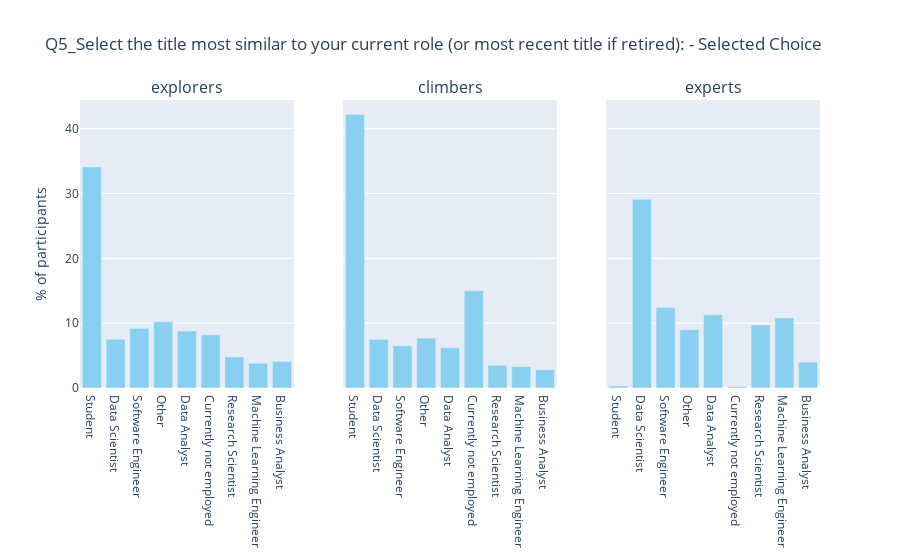

The notebook cell this image was saved under:
### Markdown cell above
### Main takeaway from demographics

 - Experts are much older and have higher academic degree than explorers and climbers.
 - All of the clusters are male dominiated, while the percentage of male is even higher in the expert cluster.
 - Experts are more likely to reside in developed countries than explorers and climbers.

### Code cell
plot_bar_rank(binary_data, "Employment",10)

### Figure 1 — Plotly figure (JSON) as saved in the notebook; plotly's stock layout.template omitted (floating-point values rounded to 4 significant figures)
{"data": [{"marker": {"color": "#89CFF0"}, "type": "bar", "x": ["Student"], "xaxis": "x", "y": [34.1], "yaxis": "y"}, {"marker": {"color": "#89CFF0"}, "type": "bar", "x": ["Data Scientist"], "xaxis": "x", "y": [7.5], "yaxis": "y"}, {"marker": {"color": "#89CFF0"}, "type": "bar", "x": ["Software Engineer"], "xaxis": "x", "y": [9.2], "yaxis": "y"}, {"marker": {"color": "#89CFF0"}, "type": "bar", "x": ["Other"], "xaxis": "x", "y": [10.2], "yaxis": "y"}, {"marker": {"color": "#89CFF0"}, "type": "bar", "x": ["Data Analyst"], "xaxis": "x", "y": [8.8], "yaxis": "y"}, {"marker": {"color": "#89CFF0"}, "type": "bar", "x": ["Currently not employed"], "xaxis": "x", "y": [8.2], "yaxis": "y"}, {"marker": {"color": "#89CFF0"}, "type": "bar", "x": ["Research Scientist"], "xaxis": "x", "y": [4.8], "yaxis": "y"}, {"marker": {"color": "#89CFF0"}, "type": "bar", "x": ["Machine Learning Engineer"], "xaxis": "x", "y": [3.8], "yaxis": "y"}, {"marker": {"color": "#89CFF0"}, "type": "bar", "x": ["Business Analyst"], "xaxis": "x", "y": [4.1], "yaxis": "y"}, {"marker": {"color": "#89CFF0"}, "type": "bar", "x": ["Student"], "xaxis": "x2", "y": [42.2], "yaxis": "y2"}, {"marker": {"color": "#89CFF0"}, "type": "bar", "x": ["Data Scientist"], "xaxis": "x2", "y": [7.5], "yaxis": "y2"}, {"marker": {"color": "#89CFF0"}, "type": "bar", "x": ["Software Engineer"], "xaxis": "x2", "y": [6.5], "yaxis": "y2"}, {"marker": {"color": "#89CFF0"}, "type": "bar", "x": ["Other"], "xaxis": "x2", "y": [7.7], "yaxis": "y2"}, {"marker": {"color": "#89CFF0"}, "type": "bar", "x": ["Data Analyst"], "xaxis": "x2", "y": [6.2], "yaxis": "y2"}, {"marker": {"color": "#89CFF0"}, "type": "bar", "x": ["Currently not employed"], "xaxis": "x2", "y": [15], "yaxis": "y2"}, {"marker": {"color": "#89CFF0"}, "type": "bar", "x": ["Research Scientist"], "xaxis": "x2", "y": [3.5], "yaxis": "y2"}, {"marker": {"color": "#89CFF0"}, "type": "bar", "x": ["Machine Learning Engineer"], "xaxis": "x2", "y": [3.3], "yaxis": "y2"}, {"marker": {"color": "#89CFF0"}, "type": "bar", "x": ["Business Analyst"], "xaxis": "x2", "y": [2.8], "yaxis": "y2"}, {"marker": {"color": "#89CFF0"}, "type": "bar", "x": ["Student"], "xaxis": "x3", "y": [0.3], "yaxis": "y3"}, {"marker": {"color": "#89CFF0"}, "type": "bar", "x": ["Data Scientist"], "xaxis": "x3", "y": [29.1], "yaxis": "y3"}, {"marker": {"color": "#89CFF0"}, "type": "bar", "x": ["Software Engineer"], "xaxis": "x3", "y": [12.4], "yaxis": "y3"}, {"marker": {"color": "#89CFF0"}, "type": "bar", "x": ["Other"], "xaxis": "x3", "y": [9], "yaxis": "y3"}, {"marker": {"color": "#89CFF0"}, "type": "bar", "x": ["Data Analyst"], "xaxis": "x3", "y": [11.3], "yaxis": "y3"}, {"marker": {"color": "#89CFF0"}, "type": "bar", "x": ["Currently not employed"], "xaxis": "x3", "y": [0.2], "yaxis": "y3"}, {"marker": {"color": "#89CFF0"}, "type": "bar", "x": ["Research Scientist"], "xaxis": "x3", "y": [9.7], "yaxis": "y3"}, {"marker": {"color": "#89CFF0"}, "type": "bar", "x": ["Machine Learning Engineer"], "xaxis": "x3", "y": [10.8], "yaxis": "y3"}, {"marker": {"color": "#89CFF0"}, "type": "bar", "x": ["Business Analyst"], "xaxis": "x3", "y": [4], "yaxis": "y3"}], "layout": {"annotations": [{"font": {"size": 16}, "showarrow": false, "text": "explorers", "x": 0.1444, "xanchor": "center", "xref": "paper", "y": 1, "yanchor": "bottom", "yref": "paper"}, {"font": {"size": 16}, "showarrow": false, "text": "climbers", "x": 0.5, "xanchor": "center", "xref": "paper", "y": 1, "yanchor": "bottom", "yref": "paper"}, {"font": {"size": 16}, "showarrow": false, "text": "experts", "x": 0.8556, "xanchor": "center", "xref": "paper", "y": 1, "yanchor": "bottom", "yref": "paper"}], "showlegend": false, "title": {"text": "Q5_Select the title most similar to your current role (or most recent title if retired): - Selected Choice"}, "xaxis": {"anchor": "y", "domain": [0, 0.2889]}, "xaxis2": {"anchor": "y2", "domain": [0.3556, 0.6444]}, "xaxis3": {"anchor": "y3", "domain": [0.7111, 1]}, "yaxis": {"anchor": "x", "domain": [0, 1], "title": {"text": "% of participants"}}, "yaxis2": {"anchor": "x2", "domain": [0, 1], "matches": "y", "showticklabels": false}, "yaxis3": {"anchor": "x3", "domain": [0, 1], "matches": "y", "showticklabels": false}}}
